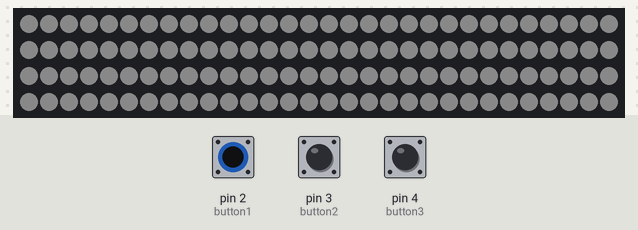
Bench run of a sketch on a simulated Arduino Uno, built with avr-gcc and run on an emulated ATmega328P. Shown: 120 RGB LEDs in strip order, left to right, continuing on the next row. The inputs (shaded band) are chosen by the test bench; at power-on: pin 2 (button1) HIGH, pin 3 (button2) HIGH, pin 4 (button3) HIGH. Dim RGB values are drawn brighter than linear; colours are those a GRB WS2812 strip shows for the declared byte order; what the sketch prints to the serial monitor is not drawn.

1.3 s: pin 2 (button1) pulled LOW for 0.15 s
2.9 s: pin 2 (button1) pulled LOW for 3.2 s
Above: at 5.4 s.
Timing chart, 0 to 6.9 s (numbered marks = the images above; inputs shaded):
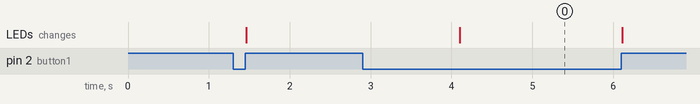

The sketch:

button-stripe-light-ver10.0_Led1.ino
```cpp
/*
author:zxw
fution:led1的对应控制程序
触发：红外
time: 2022-3-16
version: 10.0
bug：none
email：2474113608@qq.com
package:Fsatled、MsTimer
*/

#include <MsTimer2.h>     //定时器库的头文件
#include <FastLED.h>

#define NUM_LEDS_RING1 120 //
#define PIN_LED_RING1 13//
CRGB rgb_led_ring1[NUM_LEDS_RING1];
signed int index_ring1 = 0;//全局变量：用于定时器自加的变量，控制灯珠的位置


int flag1 = 0;//用来判断是哪条灯带触发点
int flag2 = 0;
int flag3 = 0;


/*--------------按键的初始化--------*/
 int button1=2;
 int button2=3;//这里貌似不需要led2，3的控制
 int button3=4;

/*--------setup初始化函数------------*/
void setup()
{
  Serial.begin(9600); //初始化串口
  FastLED.addLeds<WS2812, PIN_LED_RING1>(rgb_led_ring1, NUM_LEDS_RING1);//注册led1
  MsTimer2::set(10,onTimer); //设置中断，每1000ms进入一次中断服务程序 onTimer()
  MsTimer2::start(); //开始计时
  pinMode(button1,INPUT_PULLUP);//按键读取端口需要使用上拉电阻模式才可以实现
  pinMode(button2,INPUT_PULLUP);
  pinMode(button3,INPUT_PULLUP);

}
/*-------------loop循环----------------*/
void loop()
{
  MsTimer2::stop();
  clear();
  if(digitalRead(button1) == LOW)//按键1触发，流水灯+普通点灯的效果
  {
    MsTimer2::start();//启动定时器
    anime_of_buttonflowing(&flag1, &index_ring1, button1,rgb_led_ring1,0,120,255,255,255,10);//流水灯灯效
     MsTimer2::stop();
    /*--播放视频1--*/
    Serial.println("video_1\n");
  }
}

/*--------------中断服务程序----------*/
void onTimer()
{
  if(flag1==1) index_ring1++;
}


 /*--------------自定义灯效函数--------------------*/
  /*--------------流水灯函数--------------------*/
//bug:持续触发的时候如何只点亮一次
void anime_of_buttonflowing(int *flag,signed int *index, int button,CRGB lightarray[], int start , int end ,int R,int G,int B ,int brightness)//流水灯效果
{
  int buttonState;
    *flag=1;
    for(*index = start ; *index <end; )
    {
      buttonState=digitalRead(button);
      if(buttonState == HIGH ) //如果在点亮期间中断触发，那么就熄灭
      {
        MsTimer2::stop();//一旦按键抬起那么，定时器需要停止，防止继续计时产生误差
        *flag=0;
          for(*index = 0 ; *index < end ; *index++)
          {
            lightarray[*index]=CRGB(0,0,0);
          }
      FastLED.show(brightness);
      *index=start;
        return;
      }
    lightarray[*index] = CRGB(R,G,B);
    FastLED.show(brightness);//show同样可以调节颜色
    }
    return;
}

 /*--------------闪烁函数--------------------*/
void anime_of_blink(CRGB lightarray1[], int start , int end ,int R,int G,int B ,int brightness,int times,int delaytimes)//闪烁效果
{
    int i,j;
    for(j=0;j<times;j++)
    {
      for(i = start ; i < end ; i++ )
      {
        lightarray1[i] = CRGB(R,G,B);
      }
      FastLED.show(brightness);//show同样可以调节颜色
      delay(delaytimes);
      for(i = start ; i < 120 ; i++ )
     {
       lightarray1[i] = CRGB(0,0,0);
      }
      FastLED.show();//show同样可以调节颜色
      delay(delaytimes);
    }
    return;
}

 /*--------------普通点灯函数，按键按下触发抬起熄灭--------------------*/
 //按下点亮抬起来熄灭
void anime_of_normallight(int button,CRGB lightarray1[], int start , int end ,int R,int G,int B ,int brightness)//闪烁效果
{
    int i;
    //FastLED.setBrightness(brightness);
    if(digitalRead(button) == LOW )
    {
      for(i = start ; i < end ; i++ )
      {
        lightarray1[i] = CRGB(R,G,B);
      }
      FastLED.show();//show同样可以调节颜色

    }
    else
    {
        for(i=0 ; i<end ; i++ )
        {
          lightarray1[i] = CRGB(0,0,0);
        }
        FastLED.show();
        //Serial.print("light2\n");
    }
     return;

}

/*------------------clear函数--------------------*/
//想办法在无按压的时候让所有的灯带都清零

void clear()
{
    int i;
    Serial.print("clear\n");
  if(digitalRead(button1) == HIGH && digitalRead(button2) == HIGH && digitalRead(button3) == HIGH)
  {
    for(i = 0 ; i < 120 ; i++ )
     {
        rgb_led_ring1[i] = CRGB(0,0,0);
      }
    FastLED.show();//show同样可以调节颜色
  }
  return;
}
```

Measured:
- after the input at 2.9 s, the LEDs: change after 1.2 s (image 0)
